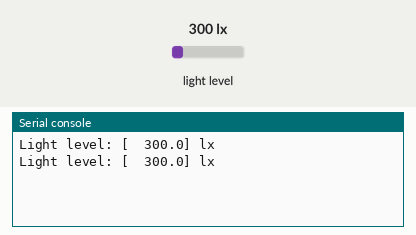
Simulated run of this program. Board: ESP32 board running MicroPython. Parts: the last lines printed to the serial console. Inputs (shaded band) come from the test bench; at power-on: light level 300 lx. At 5.4 s the program stops and its outputs stay as they are.

Above: at 1.2 s.
1.3 s: light level set to 40 lx
At 1.8 s:
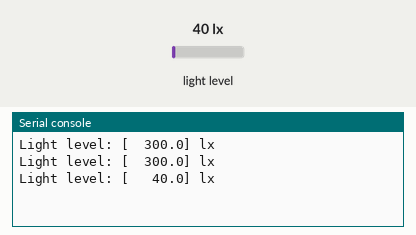
2.8 s: light level set to 1000 lx
At 6.3 s:
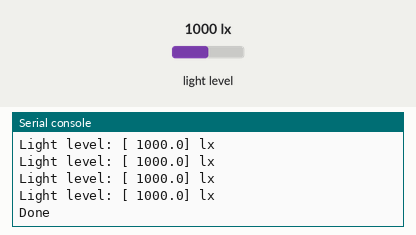

Measured:
- after the input at 1.3 s, the serial console: prints a new line after 0.05 s (image 1)
- after the input at 2.8 s, the serial console: prints a new line after 0.05 s (image 2)

The program:

i2c_bh1750_light_sensor_reading.py
```python
# file: i2c_bh1750_light_sensor_reading.py
# Date: 2020-04-22

import machine, utime

i2c_bus = 0 # use bus 0 or 1
i2c = machine.I2C( i2c_bus, freq=400000,
    scl=machine.Pin(22), sda=machine.Pin(21) )

def bh1750_init(addr):
    try:
        # power on the BH1750
        i2c.writeto(addr, bytes([0x01]) )
        # reset the BH1750
        i2c.writeto(addr, bytes([0x07]) )
        utime.sleep_ms(200)
        # set mode to 1.0x high-resolution, continuous measurement
        i2c.writeto(addr, bytes([0x10]) )
        utime.sleep_ms(150)
        return True
    except OSError as ex:
        return False

def bh1750_read(addr):
    try:
        data  = i2c.readfrom(addr, 2) # read two bytes
        value = (data[0]<<8 | data[1])/(1.2)
        return value
    except OSError as ex:
        print('BH1750 reading error')
        return None

if bh1750_init(0x23):
    for i in range(10): # repeat 10 times
        value = bh1750_read(0x23)
        print( 'Light level: [{0:>7.1f}] lx'.format(value) )
        utime.sleep_ms(500)
    print('Done')
else:
    print('BH1750 not found...')
```
